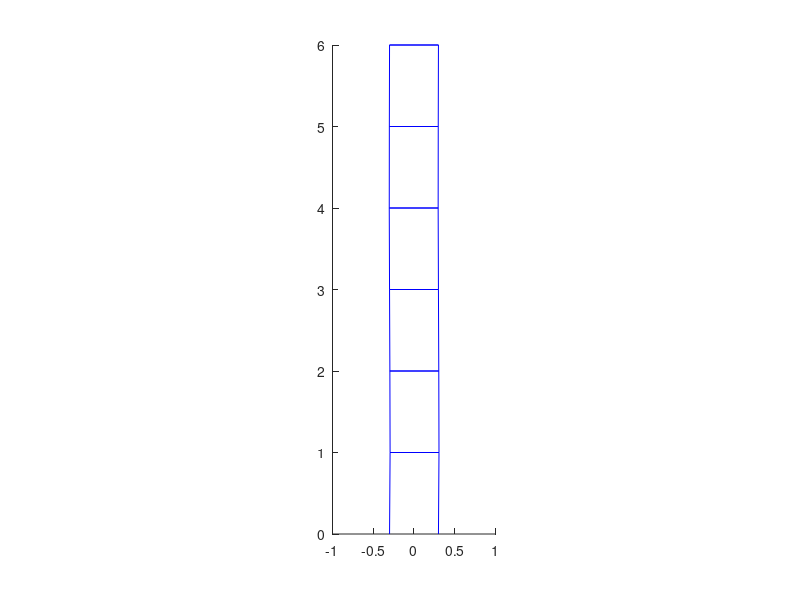
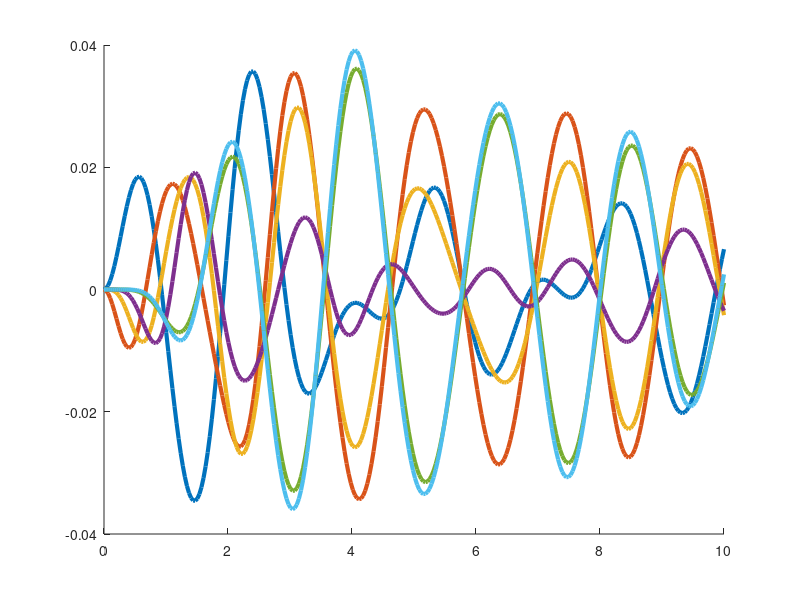

The MATLAB script that drew these images, in order: (Note: this script raises an error after producing the figures.)
% Written by Tan Jin Chun (32194471)
% Last Modified: 12/5/22
% Q3e

clear all;close all;clc

%parameters
% Initializing my parameters (Instructions given in the assignment sheet)
% My student ID is 32194471
N = 6; % Add a new floor (for pendulum)
m = 100*[9,4,4,7,1,70]; % part (a) and later part (e) % Play around with the value of m6 (10000 def val)
k = 10000*ones(1,N); % part (a) and later part (e)
c = [200*ones(1,N-1),20];   % part (a) and later part (e) % c6 is 20 not 200

%PS you may need to add more lines here to complete part (e). Please
%indicate these new lines with a comment.

% Using diag to create diagonal matrices
M = diag(m);                                                     % part (a)
K = diag(-k-[k(2:end),0]) + diag(k(2:end),1) + diag(k(2:end),-1);% part (a)
C = diag(-c-[c(2:end),0]) + diag(c(2:end),1) + diag(c(2:end),-1);% part (a)

% Given Values
a = 0.3; omega = 3;
f = @(t) [a*cos(omega*t);zeros(N-1,1)];

% X'' = M^{-1}KX + M^(-1)CX'+F, X(0)=0 and X'(0)=0
% Rewrite this equation so that it is in the form x' = [X;X']' = Ax + F(t)
% by finding A (I have supplied F and the initial condition for you)
A = [zeros(N,N),eye(N,N); M^(-1)*K,M^(-1)*C];  % part (a)
F = @(t) [zeros(N,1); f(t)];

%initial condition
x0 = zeros(2*N,1);

%rate of change of state x
RHS = @(x,t) A*x + F(t);

%solver parameters and domain  
Nt = 300;
tmax = 10;
t = linspace(0,tmax,Nt);
dt = t(2)-t(1);
x = zeros(2*N,Nt); %here we store the solution at each timestep in separate (Nt) columns
 
 %set initial condition to solution in first column
 x(:,1) = x0;
 
 %iterate Eulers method for every timestep and later iterate Heun's method
 %for accuracy.
 for i = 2:Nt

     grad_A = RHS(x(:,i-1),t(i-1)); % part (d)
     newpred_x = x(:,i-1) + dt*grad_A;
     grad_B = RHS(newpred_x,t(i));
     x(:,i) = x(:,i-1) + dt/2 * (grad_A + grad_B); % part (b) and then part (d) (two different codes, you will probably use more than one line for part (d))

 end
 
 % No Changes Made to the code below except for "displacement" and
 % rectification of xpos and also the addition of two yline to indicate the
 % threshold
 % Create animation of building --- you do not need to touch this.
 xpos = x(1:N,:);
 halfwidth = 0.3;
 figure(1),
 for i = 1:Nt
    cla, hold on
     plot(xpos(:,i)-halfwidth,[1:N],'b')
     plot(xpos(:,i)+halfwidth,[1:N],'b')
     plot([0, xpos(1,i)]+halfwidth,[0, 1],'b')
     plot([0, xpos(1,i)]-halfwidth,[0, 1],'b')
     for j = 1:N
         plot([xpos(j,i)+halfwidth, xpos(j,i)-halfwidth],[j, j],'b')
         plot([xpos(j,i)+halfwidth, xpos(j,i)-halfwidth],[j, j],'b')
     end
     
     axis equal
     xlim([-1 1])
     ylim([0 N])
 drawnow
 end
 
 
 %Create figure showing the inter-floor displacement from each floor to the
 %floor below it (in the case of Floor 1, it is the displacement of Floor 1
 %compared to the ground).
 figure (2)
 cla
 hold on
 displacement = x(1:N,:) - [zeros(1,Nt); x(1:N-1,:)];%part c
 for i = 1:N
     plot(t' ,displacement(i,:),'LineWidth',3)
 end
 newcolors = {'#F00','#F80','#FF0','#0B0','#00F','#FF00FF'};
 colororder(newcolors)

 % Added Code (Added Floor 6 -> Pendulum)
 yline(0.04,'k--','Threshold', 'LineWidth',2);
 yline(-0.04,'k--','Threshold','LineWidth',2);
 legend('Floor 1','Floor 2','Floor 3','Floor 4','Floor 5','Floor 6','Positive Threshold','Negative Threshold');

